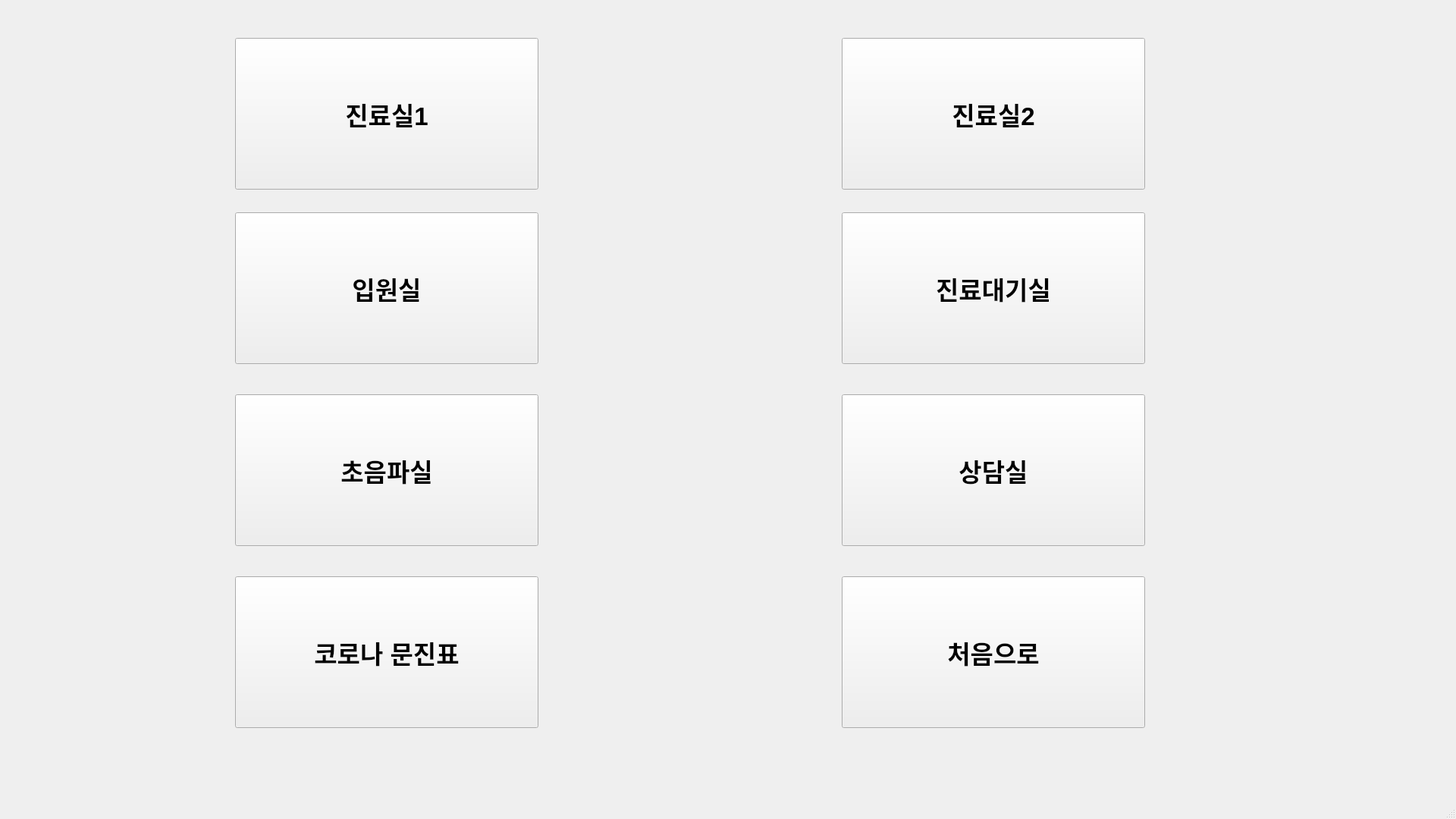
<?xml version="1.0" encoding="UTF-8"?>
<ui version="4.0">
 <class>MainWindow</class>
 <widget class="QMainWindow" name="MainWindow">
  <property name="geometry">
   <rect>
    <x>0</x>
    <y>0</y>
    <width>1920</width>
    <height>1080</height>
   </rect>
  </property>
  <property name="baseSize">
   <size>
    <width>0</width>
    <height>0</height>
   </size>
  </property>
  <property name="font">
   <font>
    <pointsize>25</pointsize>
    <weight>75</weight>
    <italic>false</italic>
    <bold>true</bold>
    <underline>false</underline>
   </font>
  </property>
  <property name="windowTitle">
   <string>Main</string>
  </property>
  <property name="toolButtonStyle">
   <enum>Qt::ToolButtonIconOnly</enum>
  </property>
  <widget class="QWidget" name="centralwidget">
   <property name="palette">
    <palette>
     <active>
      <colorrole role="WindowText">
       <brush brushstyle="SolidPattern">
        <color alpha="255">
         <red>0</red>
         <green>0</green>
         <blue>0</blue>
        </color>
       </brush>
      </colorrole>
      <colorrole role="Text">
       <brush brushstyle="SolidPattern">
        <color alpha="255">
         <red>0</red>
         <green>0</green>
         <blue>0</blue>
        </color>
       </brush>
      </colorrole>
      <colorrole role="ButtonText">
       <brush brushstyle="SolidPattern">
        <color alpha="255">
         <red>0</red>
         <green>0</green>
         <blue>0</blue>
        </color>
       </brush>
      </colorrole>
      <colorrole role="PlaceholderText">
       <brush brushstyle="NoBrush">
        <color alpha="128">
         <red>0</red>
         <green>0</green>
         <blue>0</blue>
        </color>
       </brush>
      </colorrole>
     </active>
     <inactive>
      <colorrole role="WindowText">
       <brush brushstyle="SolidPattern">
        <color alpha="255">
         <red>0</red>
         <green>0</green>
         <blue>0</blue>
        </color>
       </brush>
      </colorrole>
      <colorrole role="Text">
       <brush brushstyle="SolidPattern">
        <color alpha="255">
         <red>0</red>
         <green>0</green>
         <blue>0</blue>
        </color>
       </brush>
      </colorrole>
      <colorrole role="ButtonText">
       <brush brushstyle="SolidPattern">
        <color alpha="255">
         <red>0</red>
         <green>0</green>
         <blue>0</blue>
        </color>
       </brush>
      </colorrole>
      <colorrole role="PlaceholderText">
       <brush brushstyle="NoBrush">
        <color alpha="128">
         <red>0</red>
         <green>0</green>
         <blue>0</blue>
        </color>
       </brush>
      </colorrole>
     </inactive>
     <disabled>
      <colorrole role="WindowText">
       <brush brushstyle="SolidPattern">
        <color alpha="255">
         <red>0</red>
         <green>0</green>
         <blue>0</blue>
        </color>
       </brush>
      </colorrole>
      <colorrole role="Text">
       <brush brushstyle="SolidPattern">
        <color alpha="255">
         <red>0</red>
         <green>0</green>
         <blue>0</blue>
        </color>
       </brush>
      </colorrole>
      <colorrole role="ButtonText">
       <brush brushstyle="SolidPattern">
        <color alpha="255">
         <red>0</red>
         <green>0</green>
         <blue>0</blue>
        </color>
       </brush>
      </colorrole>
      <colorrole role="PlaceholderText">
       <brush brushstyle="NoBrush">
        <color alpha="128">
         <red>0</red>
         <green>0</green>
         <blue>0</blue>
        </color>
       </brush>
      </colorrole>
     </disabled>
    </palette>
   </property>
   <widget class="QPushButton" name="btn5">
    <property name="geometry">
     <rect>
      <x>310</x>
      <y>520</y>
      <width>400</width>
      <height>200</height>
     </rect>
    </property>
    <property name="text">
     <string>초음파실</string>
    </property>
   </widget>
   <widget class="QPushButton" name="btn1">
    <property name="geometry">
     <rect>
      <x>310</x>
      <y>50</y>
      <width>400</width>
      <height>200</height>
     </rect>
    </property>
    <property name="baseSize">
     <size>
      <width>0</width>
      <height>0</height>
     </size>
    </property>
    <property name="text">
     <string>진료실1</string>
    </property>
   </widget>
   <widget class="QPushButton" name="btn3">
    <property name="geometry">
     <rect>
      <x>310</x>
      <y>280</y>
      <width>400</width>
      <height>200</height>
     </rect>
    </property>
    <property name="text">
     <string>입원실</string>
    </property>
   </widget>
   <widget class="QPushButton" name="btn6">
    <property name="geometry">
     <rect>
      <x>1110</x>
      <y>520</y>
      <width>400</width>
      <height>200</height>
     </rect>
    </property>
    <property name="text">
     <string>상담실</string>
    </property>
   </widget>
   <widget class="QPushButton" name="btn4">
    <property name="geometry">
     <rect>
      <x>1110</x>
      <y>280</y>
      <width>400</width>
      <height>200</height>
     </rect>
    </property>
    <property name="text">
     <string>진료대기실</string>
    </property>
   </widget>
   <widget class="QPushButton" name="btn2">
    <property name="geometry">
     <rect>
      <x>1110</x>
      <y>50</y>
      <width>400</width>
      <height>200</height>
     </rect>
    </property>
    <property name="text">
     <string>진료실2</string>
    </property>
   </widget>
   <widget class="QPushButton" name="question_btn">
    <property name="geometry">
     <rect>
      <x>310</x>
      <y>760</y>
      <width>400</width>
      <height>200</height>
     </rect>
    </property>
    <property name="text">
     <string>코로나 문진표</string>
    </property>
   </widget>
   <widget class="QPushButton" name="question_btn_2">
    <property name="geometry">
     <rect>
      <x>1110</x>
      <y>760</y>
      <width>400</width>
      <height>200</height>
     </rect>
    </property>
    <property name="text">
     <string>처음으로</string>
    </property>
   </widget>
  </widget>
  <widget class="QStatusBar" name="statusbar"/>
 </widget>
 <resources/>
 <connections/>
</ui>
